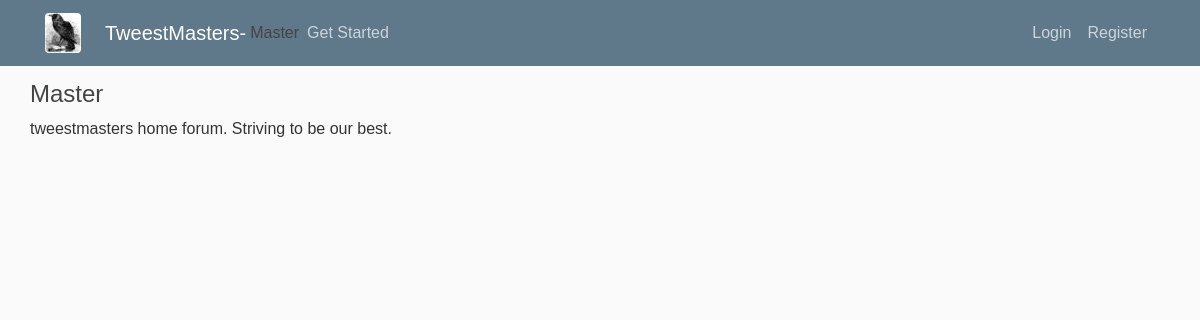
The app's page /forums/1 with its own data.
### tweestmaster/models.py (models this page shows, shortened)
class Forum(db.Model, UserMixin):
    id = db.Column(db.Integer, primary_key=True)
    name = db.Column(db.String(50),  nullable=False, unique=True)
    description = db.Column(db.String(200), nullable=False)
    picture = db.Column(db.String(100), nullable=False, default='default_landscape.jpg')
    date_created = db.Column(db.DateTime, nullable=False, default=datetime.utcnow)
    is_public = db.Column(db.Boolean, nullable=False, default=True)
    password = db.Column(db.String(50), nullable=False, default="password")
    leader_id = db.Column(db.Integer, db.ForeignKey('user.id'), nullable=False)
    articles = db.relationship("Article", backref='article_forum',lazy=True)
    tweests = db.relationship("Tweest", backref='tweest_forum', lazy=True)
    reviews = db.relationship("Review", backref="review_forum")

### tweestmaster/forums/routes.py (the view)
@forums.route("/forums/<int:id>")
def show(id):
    forum = Forum.query.get_or_404(id)
    arg_dict= {
        "current_article": session.get('current_article_id', 1),  # default 1st article for display always
        "current_user": session.get("current_user_id", -1),  # -1 is unkwown user
        "current_forum_id": session.get('current_forum_id', 1),
        "id":id,
        "forum":forum,
        "current_forum_name":forum.name,
    }
    return render_template('forums/show.html', data=arg_dict)

### tweestmaster/templates/forums/show.html (shortened to what this page needs)
{% extends "layout-basic.html" %}
{% block main_content %}
<h4>{{ data['forum'].name }}</h4>
<p>{{ data['forum'].description }}</p>
{% endblock %}

### tweestmaster/templates/layout-basic.html (shortened to what this page needs)
<!DOCTYPE html>
<html>
<head>
    <link href="https://maxcdn.bootstrapcdn.com/bootstrap/4.0.0/css/bootstrap.min.css"
 rel="stylesheet">
    <link href="{{ url_for('static', filename='main.css') }}" rel="stylesheet" type="text/css">
</head>
<body class="container-fluid">
<header class="site-header">
    <nav class="navbar navbar-expand-md navbar-dark bg-steel fixed-top">
        <div class="container">
            <a class="navbar-brand mr-4" href="{{ url_for('main.home') }}">
                <img alt="Flower" class="rounded"
                     src="{{ url_for('static', filename='raven_tn.jpg')}}" title="White Flower">
            </a>
            {% if data["current_forum_name"] is defined %}
            <a class="navbar-brand mr-1" href="{{ url_for('main.home') }}">TweestMasters- </a>
            <span class="article-title muted">{{ data.get('current_forum_name') }}</span>
            {% else %}
            <a class="navbar-brand mr-1" href="{{ url_for('main.home') }}">TweestMasters</a>
            {% endif %}
            <div class="collapse navbar-collapse" id="navbarToggle">
                {% if current_user.is_authenticated %}
                <div class="navbar-nav ml-auto">
                    <a class="nav-item nav-link"
                       href="{{ url_for('tweests.new_tweest', article_id=session.get('current_article_id', 1)) }}">Create
                        Tweest</a>
                    <a class="nav-item nav-link"
                       href="{{ url_for('users.user', id=current_user.id) }}">My Catalog</a>
                    <a class="nav-item nav-link" href="{{ url_for('users.logout') }}">Logout</a>
                </div>
                {% else %}
                <div class="navbar-nav mr-auto">
                    <a class="nav-item nav-link getclass" href="{{ url_for('main.get_started') }}">Get Started</a>
                </div>
                <div class="navbar-nav ml-auto">
                    <a class="nav-item nav-link" href="{{ url_for('users.login')  }}">Login</a>
                    <a class="nav-item nav-link" href="{{ url_for('users.register') }}">Register</a>
                    {% endif %}
                </div>
            </div>
        </div>
    </nav>
</header>
<main class="container-fluid">
    <div class="row">
        <div class="col-md-8">
            <div>
                {% block main_content %}
                {% endblock %}
            </div>
        </div>
        <div class="col-md-4">
        </div>
    </div>
</main>
</body>
</html>

### tweestmaster/static/main.css (style rules this page uses)
body { background: #fafafa; font-family: arial; color: #333333; margin-top: 5rem; }
h1, h2, h3, h4, h5, h6 { color: #444444; }
.bg-steel { background-color: #5f788a; }
.site-header .navbar-nav .nav-link { color: #cbd5db; }
.article-title { color: #444444; font-size: 16px; font-style: bold; }

### records on screen
Forum: get "Master", forum.name "Master", forum.description "tweestmasters home forum. Striving to be our best."
